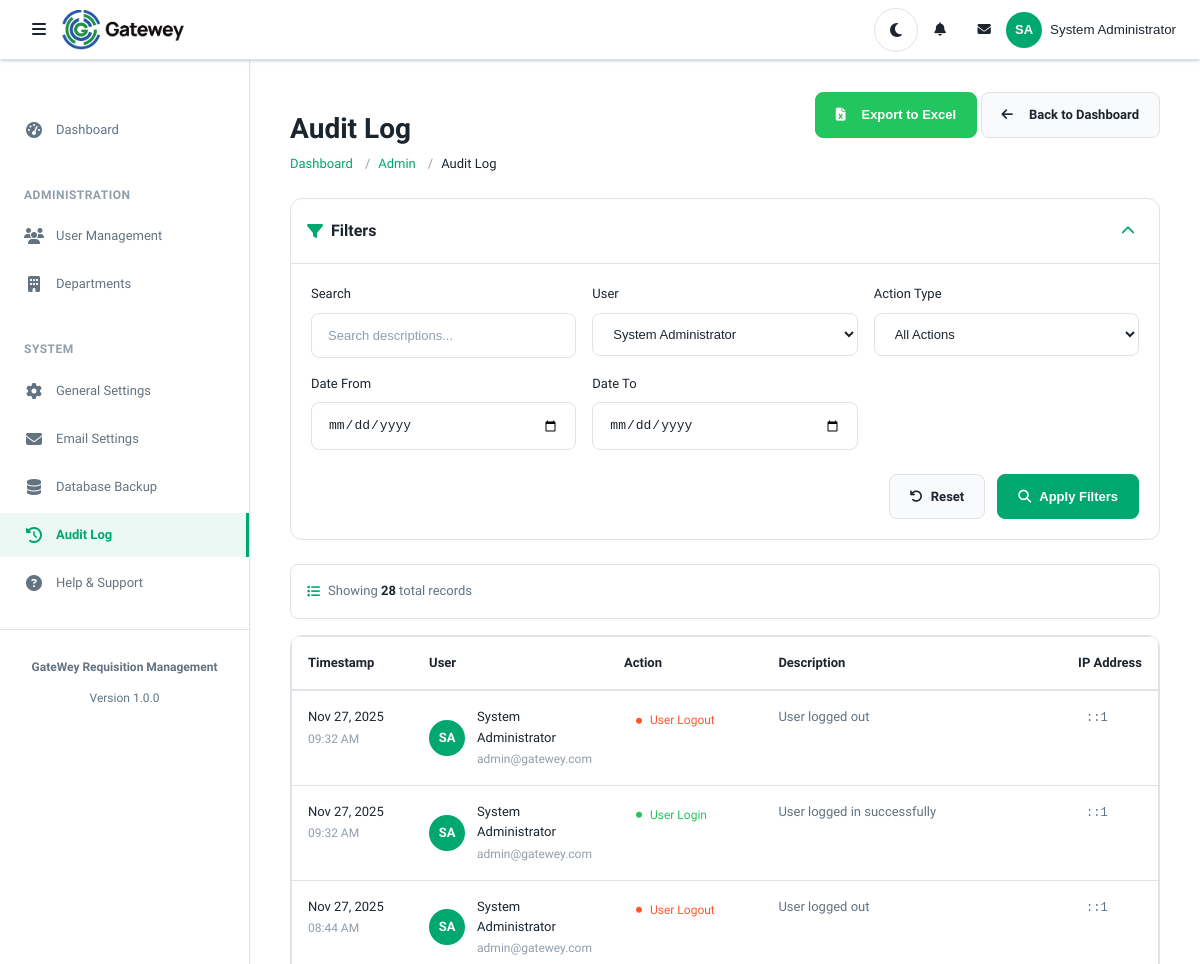
/admin/audit-log.php?user_id=1 (signed in, upper part), run on an earlier commit of the app's database.
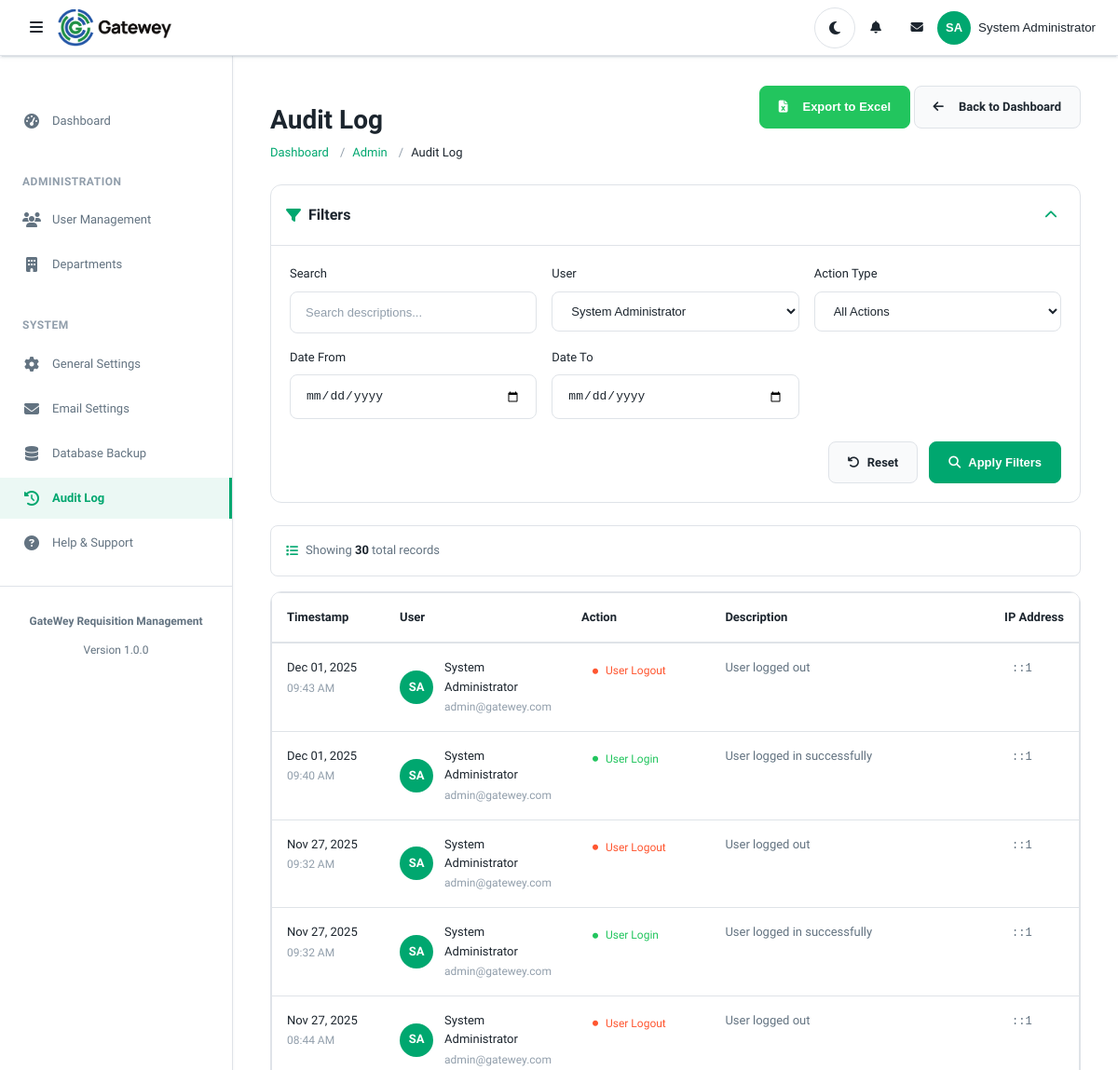
And on a later commit of the database.
### tables this page shows
CREATE TABLE `audit_log` (
  `id` int(11) NOT NULL,
  `requisition_id` int(11) DEFAULT NULL,
  `user_id` int(11) DEFAULT NULL,
  `action` varchar(100) NOT NULL,
  `description` text DEFAULT NULL,
  `old_value` text DEFAULT NULL,
  `new_value` text DEFAULT NULL,
  `ip_address` varchar(45) DEFAULT NULL,
  `user_agent` varchar(500) DEFAULT NULL,
  `created_at` timestamp NOT NULL DEFAULT current_timestamp()
);

CREATE TABLE `users` (
  `id` int(11) NOT NULL,
  `role_id` int(11) NOT NULL,
  `department_id` int(11) DEFAULT NULL,
  `first_name` varchar(50) NOT NULL,
  `last_name` varchar(50) NOT NULL,
  `email` varchar(100) NOT NULL,
  `password_hash` varchar(255) NOT NULL,
  `phone` varchar(20) DEFAULT NULL,
  `is_active` tinyint(1) DEFAULT 1,
  `last_login` timestamp NULL DEFAULT NULL,
  `created_at` timestamp NOT NULL DEFAULT current_timestamp(),
  `updated_at` timestamp NOT NULL DEFAULT current_timestamp() ON UPDATE current_timestamp()
);

### config/database.php (called while the page is built, shortened)
<?php
class Database {
    private static $instance = null;
    private $connection = null;
    private function __construct() {
        try {
            $dsn = DB_DSN;
            $options = [
                PDO::ATTR_ERRMODE            => PDO::ERRMODE_EXCEPTION,
                PDO::ATTR_DEFAULT_FETCH_MODE => PDO::FETCH_ASSOC,
                PDO::ATTR_EMULATE_PREPARES   => false,
                PDO::ATTR_PERSISTENT         => DB_PERSISTENT,
                PDO::MYSQL_ATTR_INIT_COMMAND => "SET NAMES " . DB_CHARSET
            ];
            $this->connection = new PDO($dsn, DB_USER, DB_PASS, $options);
        } catch (PDOException $e) {
            error_log("Database Connection Error: " . $e->getMessage());
            if (defined('APP_ENV') && APP_ENV === 'development' && APP_DEBUG) {
                die("Database Connection Failed: " . $e->getMessage());
            } else {
                die("A database error occurred. Please contact the administrator.");
            }
        }
    }
    public static function getInstance() {
        if (self::$instance === null) {
            self::$instance = new self();
        }
        return self::$instance;
    }
    public function execute($sql, $params = []) {
        try {
            $stmt = $this->connection->prepare($sql);
            $stmt->execute($params);
            return $stmt;
        } catch (PDOException $e) {
            error_log("Query Execution Error: " . $e->getMessage() . " | SQL: " . $sql);
            throw $e;
        }
    }
    public function fetchAll($sql, $params = []) {
        $stmt = $this->execute($sql, $params);
        return $stmt->fetchAll();
    }
}

### admin/audit-log.php (the view, shortened to what the rows shown need)
<?php
require_once __DIR__ . '/../config/database.php';
$db = Database::getInstance();
$filterUser = isset($_GET['user_id']) ? (int)$_GET['user_id'] : 0;
$whereClauses = [];
$params = [];
if ($filterUser > 0) {
  $whereClauses[] = "al.user_id = ?";
  $params[] = $filterUser;
}
$whereSQL = !empty($whereClauses) ? 'WHERE ' . implode(' AND ', $whereClauses) : '';
$logSql = "SELECT
               al.id as audit_id,
               al.user_id,
               al.action as action_type,
               al.description as action_description,
               al.ip_address,
               al.created_at,
               u.first_name,
               u.last_name,
               u.email,
               r.role_name
           FROM audit_log al
           LEFT JOIN users u ON al.user_id = u.id
           LEFT JOIN roles r ON u.role_id = r.id
           $whereSQL
           ORDER BY al.created_at DESC";
$logs = $db->fetchAll($logSql, $params);
function getActionBadgeColor($actionType)
{
  $actionType = strtolower($actionType);
  if (strpos($actionType, 'login') !== false || strpos($actionType, 'created') !== false) {
    return 'success';
  } elseif (strpos($actionType, 'logout') !== false || strpos($actionType, 'deleted') !== false) {
    return 'danger';
  } elseif (strpos($actionType, 'updated') !== false || strpos($actionType, 'approved') !== false) {
    return 'info';
  } elseif (strpos($actionType, 'rejected') !== false || strpos($actionType, 'failed') !== false) {
    return 'warning';
  } else {
    return 'secondary';
  }
}
?>
<?php include __DIR__ . '/../includes/header.php'; ?>
<div class="content-header">
  <div class="d-flex justify-content-between align-items-start">
    <div>
      <h1 class="content-title">Audit Log</h1>
    </div>
  </div>
</div>
<div class="audit-container">
  <div class="table-card">
    <div class="table-container">
      <?php if (empty($logs)): ?>
        <div class="empty-state">
          <div class="empty-state-icon">
            <i class="fas fa-clipboard-list"></i>
          </div>
          <p class="empty-state-text">No audit log entries found</p>
          <p class="empty-state-hint">Try adjusting your filters or search criteria</p>
        </div>
      <?php else: ?>
        <table class="audit-table">
          <thead>
            <tr>
              <th style="width: 15%;">Timestamp</th>
              <th style="width: 20%;">User</th>
              <th style="width: 15%;">Action</th>
              <th style="width: 40%;">Description</th>
              <?php if (defined('LOG_IP_ADDRESS') && LOG_IP_ADDRESS): ?>
                <th style="width: 10%;">IP Address</th>
              <?php endif; ?>
            </tr>
          </thead>
          <tbody>
            <?php foreach ($logs as $log): ?>
              <tr>
                <td>
                  <div class="log-timestamp">
                    <span class="log-date">
                      <?php echo date('M d, Y', strtotime($log['created_at'])); ?>
                    </span>
                    <span class="log-time">
                      <?php echo date('h:i A', strtotime($log['created_at'])); ?>
                    </span>
                  </div>
                </td>
                <td>
                  <div class="user-info">
                    <div class="user-avatar">
                      <?php
                      $initials = strtoupper(
                        substr($log['first_name'] ?? 'U', 0, 1) .
                          substr($log['last_name'] ?? 'N', 0, 1)
                      );
                      echo htmlspecialchars($initials);
                      ?>
                    </div>
                    <div class="user-details">
                      <div class="user-name">
                        <?php echo htmlspecialchars(($log['first_name'] ?? 'Unknown') . ' ' . ($log['last_name'] ?? 'User')); ?>
                      </div>
                      <div class="user-email">
                        <?php echo htmlspecialchars($log['email'] ?? 'N/A'); ?>
                      </div>
                    </div>
                  </div>
                </td>
                <td>
                  <?php
                  $badgeColor = getActionBadgeColor($log['action_type']);
                  $actionDisplay = ucwords(str_replace('_', ' ', $log['action_type']));
                  ?>
                  <span class="action-badge badge-<?php echo $badgeColor; ?>">
                    <i class="fas fa-circle" style="font-size: 6px;"></i>
                    <?php echo htmlspecialchars($actionDisplay); ?>
                  </span>
                </td>
                <td>
                  <div class="log-description">
                    <?php echo htmlspecialchars($log['action_description']); ?>
                  </div>
                </td>
                <?php if (defined('LOG_IP_ADDRESS') && LOG_IP_ADDRESS): ?>
                  <td>
                    <?php if (!empty($log['ip_address'])): ?>
                      <span class="ip-address">
                        <?php echo htmlspecialchars($log['ip_address']); ?>
                      </span>
                    <?php else: ?>
                      <span class="text-muted">N/A</span>
                    <?php endif; ?>
                  </td>
                <?php endif; ?>
              </tr>
            <?php endforeach; ?>
          </tbody>
        </table>
      <?php endif; ?>
    </div>
  </div>
</div>
<?php include __DIR__ . '/../includes/footer.php'; ?>

What changed in the data, as far as the page shows it:
added audit_log: created_at "Dec 01, 2025", created_at "09:43 AM", user.last_name "SA", user.last_name "System Administrator", user.email "admin@gatewey.com", action "User Logout", description "User logged out", ip_address "::1"
added audit_log: created_at "Dec 01, 2025", created_at "09:40 AM", user.last_name "SA", user.last_name "System Administrator", user.email "admin@gatewey.com", action "User Login", description "User logged in successfully", ip_address "::1"
Also different on the page:
$totalRecords: "28" → "30"
